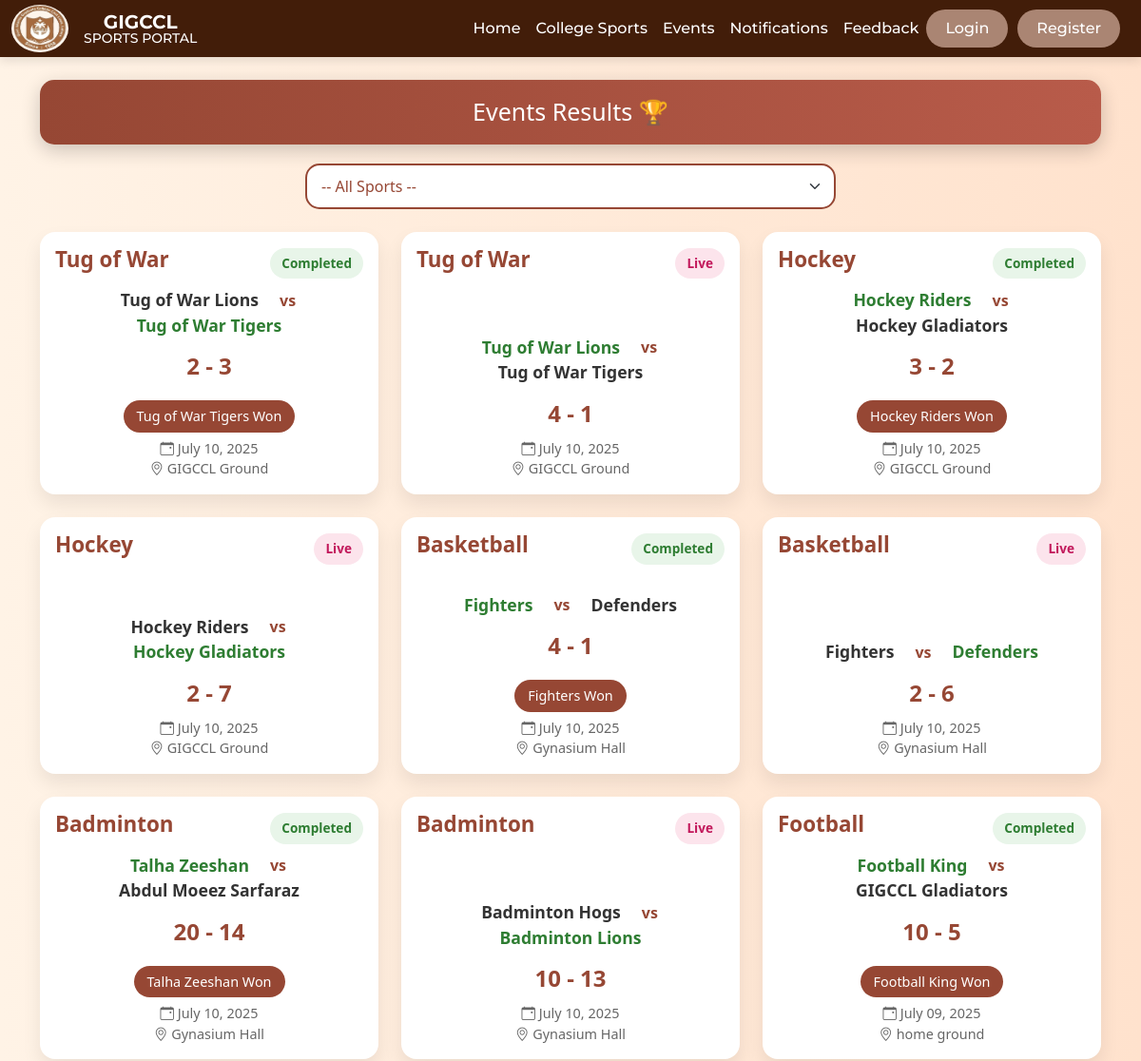
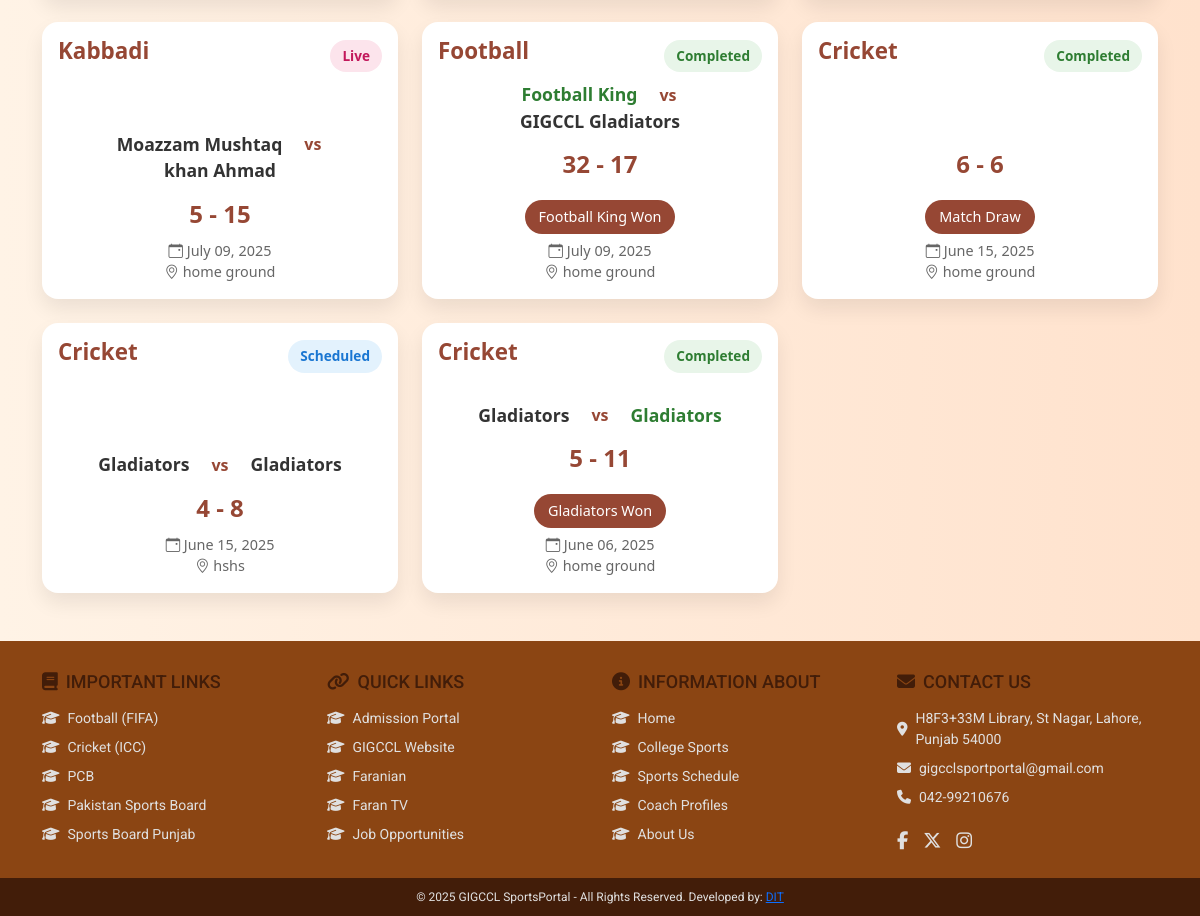
The page /scoreboard/ on the database its author committed (2 pictures, top to bottom).
### sports_base/models.py (models this page shows, shortened)
class MatchResult(models.Model):
    sport = models.ForeignKey(Sport, on_delete=models.CASCADE, related_name='matches')
    team1 = models.ForeignKey(Team, on_delete=models.CASCADE, related_name='home_matches', null=True, blank=True)
    team2 = models.ForeignKey(Team, on_delete=models.CASCADE, related_name='away_matches', null=True, blank=True)
    player1 = models.ForeignKey('Sports_Users.Player', on_delete=models.CASCADE, related_name='matches_as_player1', null=True, blank=True)
    player2 = models.ForeignKey('Sports_Users.Player', on_delete=models.CASCADE, related_name='matches_as_player2', null=True, blank=True)
    score1 = models.IntegerField()
    score2 = models.IntegerField()
    date = models.DateField()
    location = models.CharField(max_length=255)
    status = models.CharField(max_length=20, choices=[
        ('scheduled', 'Scheduled'),
        ('live', 'Live'),
        ('completed', 'Completed'),
        ('cancelled', 'Cancelled')
    ], default='scheduled')
    result = models.CharField(max_length=20, choices=[
        ('team1_win', 'Team 1 Won'),
        ('team2_win', 'Team 2 Won'),
        ('player1_win', 'Player 1 Won'),
        ('player2_win', 'Player 2 Won'),
        ('draw', 'Match Draw'),
        ('pending', 'Result Pending')
    ], default='pending')
    def get_result_display_text(self):
        if self.status != 'completed':
            return 'Match not completed'
        if self.result == 'team1_win':
            return f'{self.team1.name} Won'
        elif self.result == 'team2_win':
            return f'{self.team2.name} Won'
        elif self.result == 'player1_win':
            return f'{self.player1.user.first_name} {self.player1.user.last_name} Won'
        elif self.result == 'player2_win':
            return f'{self.player2.user.first_name} {self.player2.user.last_name} Won'
        else:
            return 'Match Draw'

class Sport(models.Model):
    name = models.CharField(max_length=100, unique=True)
    image = models.ImageField(upload_to='sports_images/', null=True, blank=True)

class Team(models.Model):
    name = models.CharField(max_length=100)
    sport = models.ForeignKey(Sport, on_delete=models.CASCADE, related_name='teams')
    players = models.ManyToManyField('Sports_Users.Player', related_name='teams')
    coach = models.ForeignKey(Coach, on_delete=models.SET_NULL, null=True, related_name='teams')
    logo = models.ImageField(upload_to='team_logos/', null=True, blank=True)
    created_at = models.DateTimeField(auto_now_add=True)

### Sports_Users/models.py (models this page shows, shortened)
class Player(models.Model):
    user = models.OneToOneField(CustomUser, on_delete=models.CASCADE, primary_key=True, related_name='player')
    father_name = models.CharField(max_length=100)
    father_cnic = models.CharField(max_length=15)
    dob = models.DateField()
    whatsapp_number = models.CharField(max_length=15, blank=True)
    province = models.CharField(max_length=100)
    city = models.CharField(max_length=100)
    address = models.TextField()
    sport = models.ForeignKey('sports_base.Sport', on_delete=models.SET_NULL, null=True)
    height = models.FloatField()
    weight = models.FloatField()
    college_roll_no = models.CharField(max_length=50)
    BLOOD_GROUP_CHOICES = [
        ('A+', 'A+'), ('A-', 'A-'),
        ('B+', 'B+'), ('B-', 'B-'),
        ('AB+', 'AB+'), ('AB-', 'AB-'),
        ('O+', 'O+'), ('O-', 'O-'),
    ]
    blood_group = models.CharField(max_length=3, choices=BLOOD_GROUP_CHOICES)
    DISABILITY_CHOICES = [
        ('Yes', 'Yes'),
        ('No', 'No'),
    ]
    disability = models.CharField(max_length=3, choices=DISABILITY_CHOICES, blank=True)
    disability_detail = models.TextField(blank=True, null=True)

class CustomUser(AbstractUser):
    STATUS_CHOICES = (
        ('pending', 'Pending'),
        ('approved', 'Approved'),
        ('declined', 'Declined'),
    )
    is_coach = models.BooleanField(default=False)
    is_player = models.BooleanField(default=False)
    email = models.EmailField(unique=True)
    first_name = models.CharField(max_length=50)
    last_name = models.CharField(max_length=50)
    cnic = models.CharField(max_length=15, unique=True, blank=True, null=True)
    phone_number = models.CharField(max_length=15, blank=True)
    profile_picture = models.ImageField(upload_to='profiles/', blank=True, null=True)
    is_approved = models.BooleanField(default=False)  # Kept for backward compatibility
    status = models.CharField(max_length=10, choices=STATUS_CHOICES, default='pending')
    USERNAME_FIELD = 'email'
    REQUIRED_FIELDS = []  # Only email and password required
    objects = CustomUserManager()  # Use custom manager

### static_pages/views.py (the view)
# urls.py: path('scoreboard/', views.scoreboard, name='scoreboard'),
def scoreboard(request):
    sports = Sport.objects.all()
    selected_sport = request.GET.get('sport')
    if selected_sport:
        matches = MatchResult.objects.filter(sport__id=selected_sport).order_by('-date')
    else:
        matches = MatchResult.objects.all().order_by('-date')
    context = {
        'sports': sports,
        'matches': matches,
        'selected_sport': selected_sport,
    }
    return render(request, 'static_pages/scoreboard.html', context)

### static_pages/templates/static_pages/scoreboard.html (shortened to what this page needs)
{% extends "base.html" %}
{% block content %}
<div class="container py-4">
    <div class="page-header">Events Results 🏆</div>
    <form method="get" class="mb-4 text-center">
        <select name="sport" class="form-select w-50 mx-auto" onchange="this.form.submit()">
            <option value="">-- All Sports --</option>
        </select>
    </form>
    <div class="row">
        {% for match in matches %}
        <div class="col-lg-4 col-md-6 col-sm-12 mb-4 d-flex">
            <div class="card w-100">
                <div class="card-body d-flex flex-column justify-content-between">
                    <div class="d-flex justify-content-between align-items-center mb-2">
                        <h5 class="card-title">{{ match.sport.name }}</h5>
                        <span class="match-status status-{{ match.status }}">{{ match.status|title }}</span>
                    </div>
                    <div class="text-center">
                        {% if match.team1 and match.team2 %}
                            <div class="d-flex justify-content-center align-items-center flex-wrap">
                                <div class="participant {% if match.result == 'team1_win' %}participant-winner{% elif match.result == 'draw' %}participant-draw{% endif %}">
                                    {{ match.team1.name }}
                                </div>
                                <div class="vs-text">vs</div>
                                <div class="participant {% if match.result == 'team2_win' %}participant-winner{% elif match.result == 'draw' %}participant-draw{% endif %}">
                                    {{ match.team2.name }}
                                </div>
                            </div>
                        {% elif match.player1 and match.player2 %}
                            <div class="d-flex justify-content-center align-items-center flex-wrap">
                                <div class="participant {% if match.result == 'player1_win' %}participant-winner{% elif match.result == 'draw' %}participant-draw{% endif %}">
                                    {{ match.player1.user.first_name }} {{ match.player1.user.last_name }}
                                </div>
                                <div class="vs-text">vs</div>
                                <div class="participant {% if match.result == 'player2_win' %}participant-winner{% elif match.result == 'draw' %}participant-draw{% endif %}">
                                    {{ match.player2.user.first_name }} {{ match.player2.user.last_name }}
                                </div>
                            </div>
                        {% endif %}
                        <div class="score">{{ match.score1 }} - {{ match.score2 }}</div>
                        {% if match.status == 'completed' %}
                            <div class="result-badge">
                                {{ match.get_result_display_text }}
                            </div>
                        {% endif %}
                        <div class="match-details">
                            <div><i class="bi bi-calendar-event"></i> {{ match.date|date:"F d, Y" }}</div>
                            <div><i class="bi bi-geo-alt"></i> {{ match.location }}</div>
                        </div>
                    </div>
                </div>
            </div>
        </div>
        {% empty %}
        <div class="col-12">
            <p class="text-center fw-bold text-muted">No Match Results found for this Sport.</p>
        </div>
        {% endfor %}
    </div>
</div>
{% endblock content %}

### rows shown on the page
MatchResult: sport.name "Tug of War", status "Completed", team1.name "Tug of War Lions", team2.name "Tug of War Tigers", score1 "2", score2 "3", get_result_display_text "Tug of War Tigers Won", date "July 10, 2025", location "GIGCCL Ground"
MatchResult: sport.name "Tug of War", status "Live", team1.name "Tug of War Lions", team2.name "Tug of War Tigers", score1 "4", score2 "1", date "July 10, 2025", location "GIGCCL Ground"
MatchResult: sport.name "Hockey", status "Completed", team1.name "Hockey Riders", team2.name "Hockey Gladiators", score1 "3", score2 "2", get_result_display_text "Hockey Riders Won", date "July 10, 2025", location "GIGCCL Ground"
MatchResult: sport.name "Hockey", status "Live", team1.name "Hockey Riders", team2.name "Hockey Gladiators", score1 "2", score2 "7", date "July 10, 2025", location "GIGCCL Ground"
MatchResult: sport.name "Basketball", status "Completed", team1.name "Fighters", team2.name "Defenders", score1 "4", score2 "1", get_result_display_text "Fighters Won", date "July 10, 2025", location "Gynasium Hall"
MatchResult: sport.name "Basketball", status "Live", team1.name "Fighters", team2.name "Defenders", score1 "2", score2 "6", date "July 10, 2025", location "Gynasium Hall"
MatchResult: sport.name "Badminton", status "Completed", player1.user.first_name "Talha", player1.user.last_name "Zeeshan", player2.user.first_name "Abdul Moeez", player2.user.last_name "Sarfaraz", score1 "20", score2 "14", get_result_display_text "Talha Zeeshan Won", date "July 10, 2025", location "Gynasium Hall"
MatchResult: sport.name "Badminton", status "Live", team1.name "Badminton Hogs", team2.name "Badminton Lions", score1 "10", score2 "13", date "July 10, 2025", location "Gynasium Hall"
MatchResult: sport.name "Football", status "Completed", team1.name "Football King", team2.name "GIGCCL Gladiators", score1 "10", score2 "5", get_result_display_text "Football King Won", date "July 09, 2025", location "home ground"
MatchResult: sport.name "Kabbadi", status "Live", player1.user.first_name "Moazzam", player1.user.last_name "Mushtaq", player2.user.first_name "khan", player2.user.last_name "Ahmad", score1 "5", score2 "15", date "July 09, 2025", location "home ground"
MatchResult: sport.name "Football", status "Completed", team1.name "Football King", team2.name "GIGCCL Gladiators", score1 "32", score2 "17", get_result_display_text "Football King Won", date "July 09, 2025", location "home ground"
MatchResult: sport.name "Cricket", status "Completed", score1 "6", score2 "6", get_result_display_text "Match Draw", date "June 15, 2025", location "home ground"
MatchResult: sport.name "Cricket", status "Scheduled", team1.name "Gladiators", team2.name "Gladiators", score1 "4", score2 "8", date "June 15, 2025", location "hshs"
MatchResult: sport.name "Cricket", status "Completed", team1.name "Gladiators", team2.name "Gladiators", score1 "5", score2 "11", get_result_display_text "Gladiators Won", date "June 06, 2025", location "home ground"
